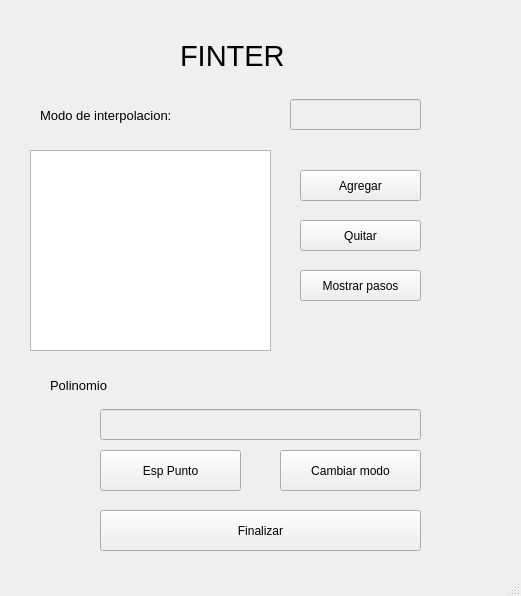
<?xml version="1.0" encoding="UTF-8"?>
<ui version="4.0">
 <class>FINTER</class>
 <widget class="QMainWindow" name="FINTER">
  <property name="geometry">
   <rect>
    <x>0</x>
    <y>0</y>
    <width>521</width>
    <height>596</height>
   </rect>
  </property>
  <property name="windowTitle">
   <string>MainWindow</string>
  </property>
  <widget class="QWidget" name="centralwidget">
   <widget class="QLabel" name="label">
    <property name="geometry">
     <rect>
      <x>180</x>
      <y>30</y>
      <width>191</width>
      <height>51</height>
     </rect>
    </property>
    <property name="font">
     <font>
      <pointsize>22</pointsize>
     </font>
    </property>
    <property name="layoutDirection">
     <enum>Qt::LeftToRight</enum>
    </property>
    <property name="text">
     <string>FINTER</string>
    </property>
   </widget>
   <widget class="QLabel" name="label_2">
    <property name="geometry">
     <rect>
      <x>40</x>
      <y>100</y>
      <width>211</width>
      <height>31</height>
     </rect>
    </property>
    <property name="font">
     <font>
      <pointsize>10</pointsize>
     </font>
    </property>
    <property name="text">
     <string>Modo de interpolacion:</string>
    </property>
   </widget>
   <widget class="QLineEdit" name="modoInterpolacion">
    <property name="enabled">
     <bool>false</bool>
    </property>
    <property name="geometry">
     <rect>
      <x>290</x>
      <y>99</y>
      <width>131</width>
      <height>31</height>
     </rect>
    </property>
   </widget>
   <widget class="QPushButton" name="agregar">
    <property name="geometry">
     <rect>
      <x>300</x>
      <y>170</y>
      <width>121</width>
      <height>31</height>
     </rect>
    </property>
    <property name="text">
     <string>Agregar</string>
    </property>
   </widget>
   <widget class="QPushButton" name="quitar">
    <property name="geometry">
     <rect>
      <x>300</x>
      <y>220</y>
      <width>121</width>
      <height>31</height>
     </rect>
    </property>
    <property name="text">
     <string>Quitar</string>
    </property>
   </widget>
   <widget class="QPushButton" name="mostrarPasos">
    <property name="geometry">
     <rect>
      <x>300</x>
      <y>270</y>
      <width>121</width>
      <height>31</height>
     </rect>
    </property>
    <property name="text">
     <string>Mostrar pasos</string>
    </property>
   </widget>
   <widget class="QLabel" name="label_3">
    <property name="geometry">
     <rect>
      <x>50</x>
      <y>370</y>
      <width>131</width>
      <height>31</height>
     </rect>
    </property>
    <property name="font">
     <font>
      <pointsize>10</pointsize>
     </font>
    </property>
    <property name="text">
     <string>Polinomio</string>
    </property>
   </widget>
   <widget class="QLineEdit" name="polinomio">
    <property name="enabled">
     <bool>false</bool>
    </property>
    <property name="geometry">
     <rect>
      <x>100</x>
      <y>409</y>
      <width>321</width>
      <height>31</height>
     </rect>
    </property>
   </widget>
   <widget class="QPushButton" name="especializarPunto">
    <property name="geometry">
     <rect>
      <x>100</x>
      <y>450</y>
      <width>141</width>
      <height>41</height>
     </rect>
    </property>
    <property name="text">
     <string>Esp Punto</string>
    </property>
   </widget>
   <widget class="QPushButton" name="cambiarModo">
    <property name="geometry">
     <rect>
      <x>280</x>
      <y>450</y>
      <width>141</width>
      <height>41</height>
     </rect>
    </property>
    <property name="text">
     <string>Cambiar modo</string>
    </property>
   </widget>
   <widget class="QPushButton" name="finalizar">
    <property name="geometry">
     <rect>
      <x>100</x>
      <y>510</y>
      <width>321</width>
      <height>41</height>
     </rect>
    </property>
    <property name="text">
     <string>Finalizar</string>
    </property>
   </widget>
   <widget class="QTableWidget" name="tableWidget">
    <property name="geometry">
     <rect>
      <x>30</x>
      <y>150</y>
      <width>241</width>
      <height>201</height>
     </rect>
    </property>
   </widget>
   <zorder>agregar</zorder>
   <zorder>label</zorder>
   <zorder>label_2</zorder>
   <zorder>modoInterpolacion</zorder>
   <zorder>quitar</zorder>
   <zorder>mostrarPasos</zorder>
   <zorder>label_3</zorder>
   <zorder>polinomio</zorder>
   <zorder>especializarPunto</zorder>
   <zorder>cambiarModo</zorder>
   <zorder>finalizar</zorder>
   <zorder>tableWidget</zorder>
  </widget>
  <widget class="QStatusBar" name="statusbar"/>
 </widget>
 <resources/>
 <connections/>
</ui>
